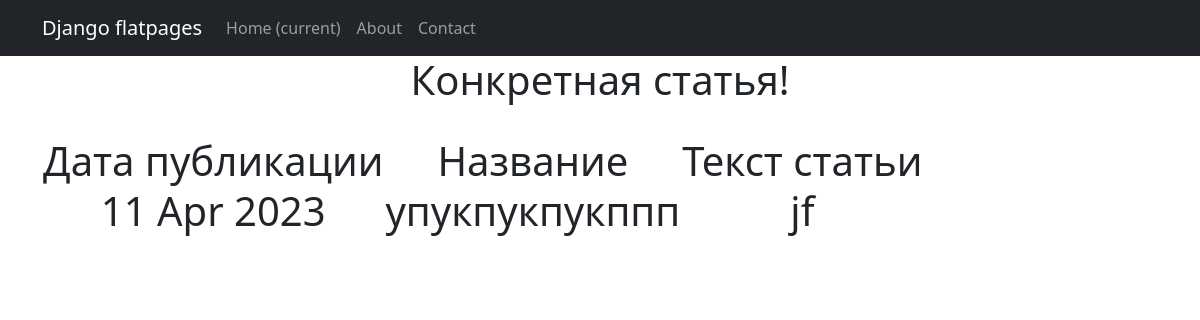
The page /news/56 on the database its author committed.
### NewsPortal/models.py (models this page shows, shortened)
class Post(models.Model):
    choise = [
        ('Article', 'Статья'),
        ('News', 'Новость'),
    ]
    p_category = models.ManyToManyField('Category', through='PostCategory')     # связь многие ко многим с Категорией
    p_author = models.ForeignKey(Author, on_delete=models.CASCADE)  # связь один ко многим с Автором
    p_name = models.CharField(max_length=50, null=True)    # заголовок статьи
    p_post = models.TextField()   # текст статьи
    p_create_date = models.DateTimeField(auto_now_add=True)     # дата время добавления
    p_update_date = models.DateTimeField(auto_now=True)     # дата время обновления
    p_rate = models.IntegerField(default=0)    # рейтинг статьи
    p_type = models.CharField(max_length=20, choices=choise, default='Article')

### NewsPortal/views.py (the view)
# urls.py: path('<int:pk>', PostDetails.as_view(), name='post_detail'),
class PostDetails(DetailView):
    model = Post
    template_name = 'Post.html'
    context_object_name = 'post'

### NewsPortal/templatetags/custom_filters.py (called while the page is built)
@register.filter(name='censor')
def currency(value):
    n = value.split()
    for i in n:
        if i.lower() in BAD_WORDS:
            value = value.replace(i, (i[0] + '*' * (len(i) - 1)))
    return f'{value}'

### templates/post.html (shortened to what this page needs)
{% extends 'flatpages/default.html' %}
{% load custom_tags %}
{% load custom_filters %}
{% block content %}
<h1>Конкретная статья!</h1></br>
<h1>
    <table>
           <tr>
               <td>
                   Дата публикации
               </td>
               <td>
                   Название
               </td>
               <td>
                   Текст статьи
               </td>
           </tr>
           <tr>
               <td>{{ post.p_create_date|date:'d M Y' }}</td>
               <td>{{ post.p_name|censor }}</td>
               <td>{{ post.p_post|censor }}</td>
           </tr>
       </table> </h1>
{% endblock content %}

### rows shown on the page
Post: p_create_date "11 Apr 2023", p_name|censor "упукпукпукппп", p_post|censor "jf"
